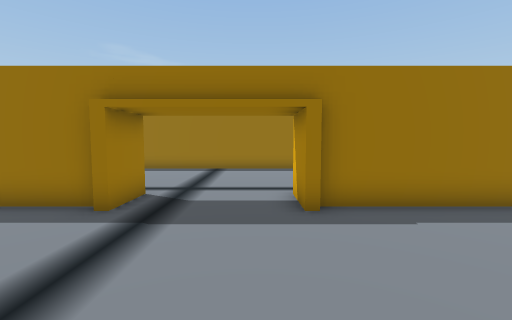
view 1 (above)

16 first-person views from a walk through a 3-D level made in the Unity game engine. The camera is 1.4 m above the floor, tilts 4° down and sees 90° across. The floor is counted in squares, 1 m on a side. Each view is taken from the middle of a square. On the plan, view 1 faces up. The plan holds only what a view shows up to about 13 squares ahead; the rest is blank. The place goes on beyond the plan. Some animated figures are left out.

view 2
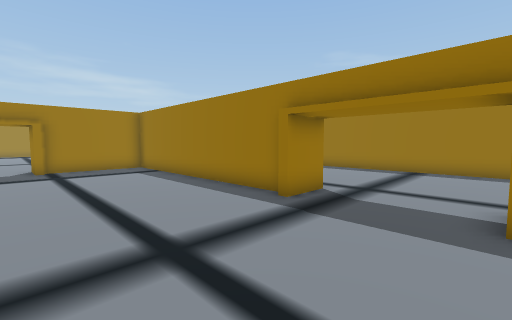

view 3
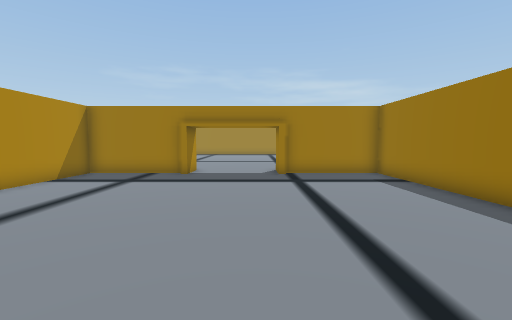

view 4
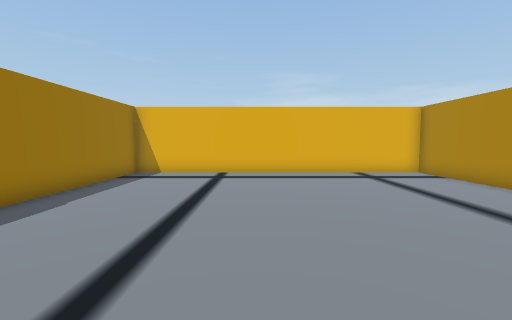

view 5
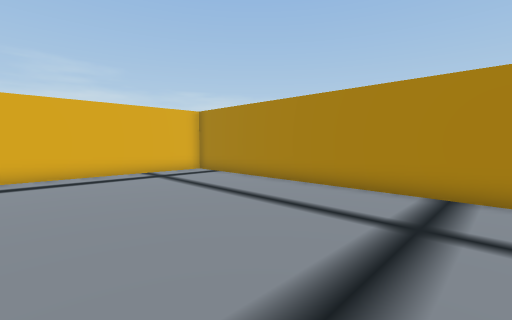

view 6
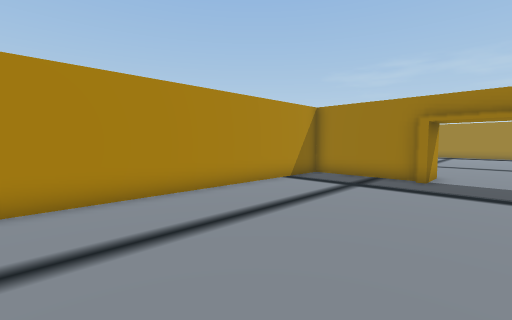

view 7
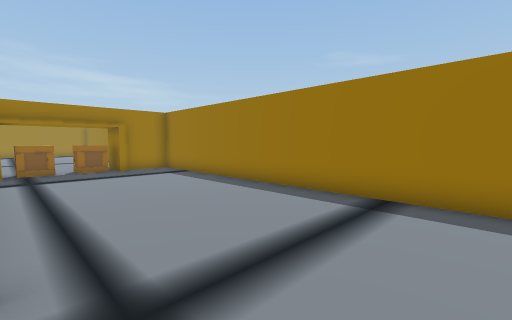

view 8
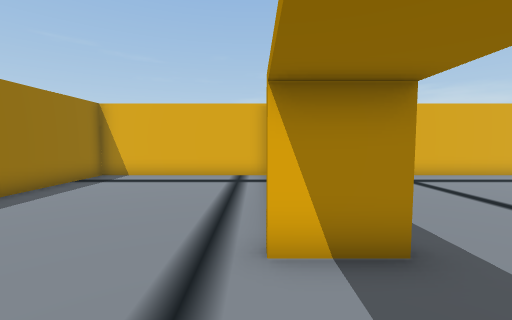

view 9
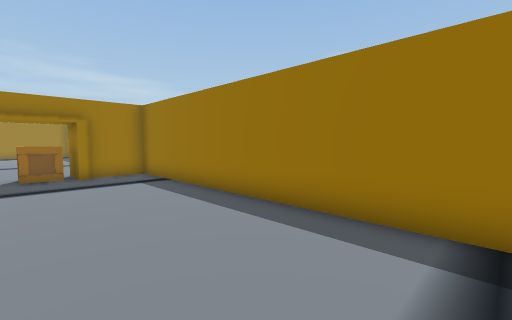

view 10
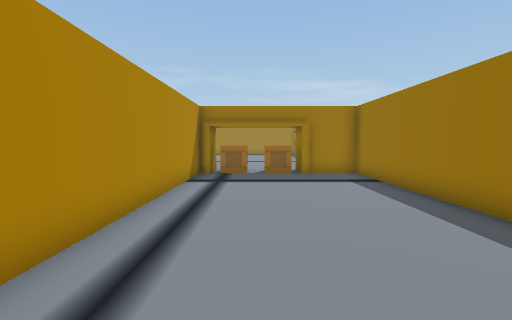

view 11
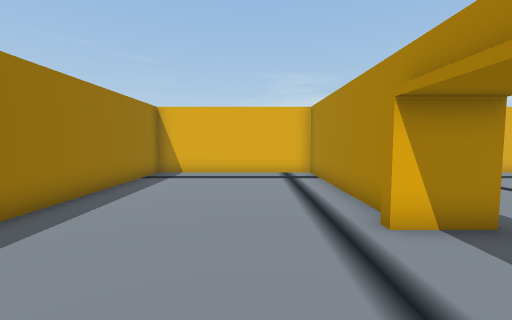

view 12
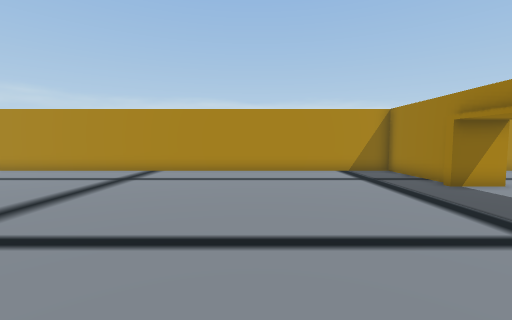

view 13
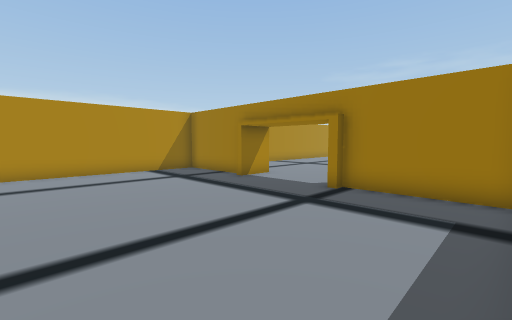

view 14
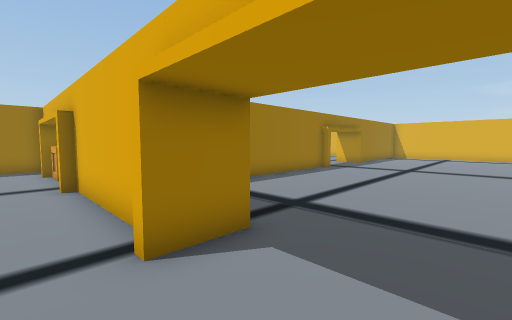

view 15
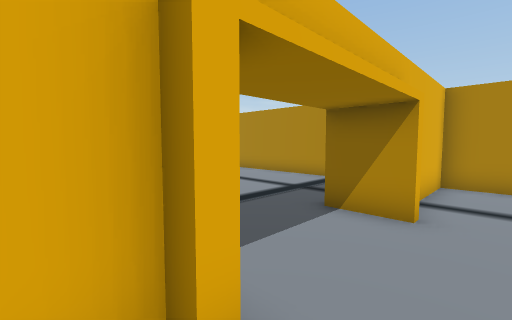

view 16
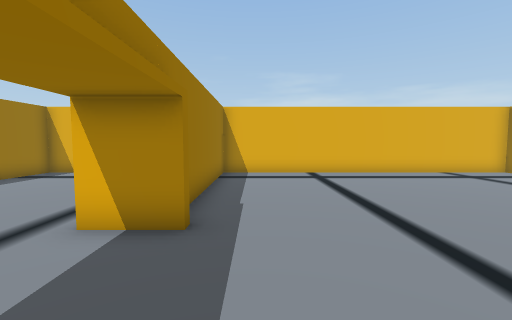

### Floor plan
Points are (right, up) in squares from view 1. A wall is a line through its corners. A room is listed if a view was taken in it or the views show most of it. See-through windows are left out.
Room 1 (views 1, 2, 3, 4, 5, 6, 7, 8, 9, 10, 11, 12, 13, 14, 15, 16)
walls: (-3.5, 5.5) (-13.5, 5.5) (-13.5, 1.3) (-13.1, 1.3); (-3, 6.9) (-3, 5.1) (-3.4, 5.1); (1, 5.1) (1, 6.9); (2, 6.5) (8.7, 6.5) (8.7, 13.5) (-13.5, 13.5) (-13.5, 11.4); (-13.1, 1) (-14.9, 1) (-14.9, 1.4); (-13.1, 7.1) (-13.1, 6.6); (-13.5, 6.5) (-4.4, 6.5); (-14.5, 1.2) (-14.5, 6.7) (-14.9, 6.7); (-14.5, 6.9) (-14.1, 6.9); (-13.5, -3.4) (-13.5, -7.5) (8.7, -7.5) (8.7, 5.5) (1.4, 5.5); (-13.1, 11) (-14.9, 11); (-14.9, -3) (-13.1, -3) (-13.1, -3.4); (-14.6, 13.5) (-16.1, 13.5); (-16.1, -7.5) (-14.5, -7.5) (-14.5, -5)
objects: crate (-14, 8); crate (-14, 10)

Positions as (right, up) in squares from view 1, and headings:
1: (0, 0), facing up
2: (1, 0), facing up-left
3: (-2, 0), facing left
4: (-3, 0), facing right
5: (-3, 0), facing down-right
6: (-3, -1), facing down-left
7: (0, 7), facing up-left
8: (-2, 7), facing right
9: (-2, 9), facing up-left
10: (-2, 9), facing left
11: (-3, 9), facing right
12: (-7, 5), facing down
13: (-6, 5), facing down-left
14: (-16, -2), facing up-right
15: (-16, 2), facing down-right
16: (-3, 4), facing right
